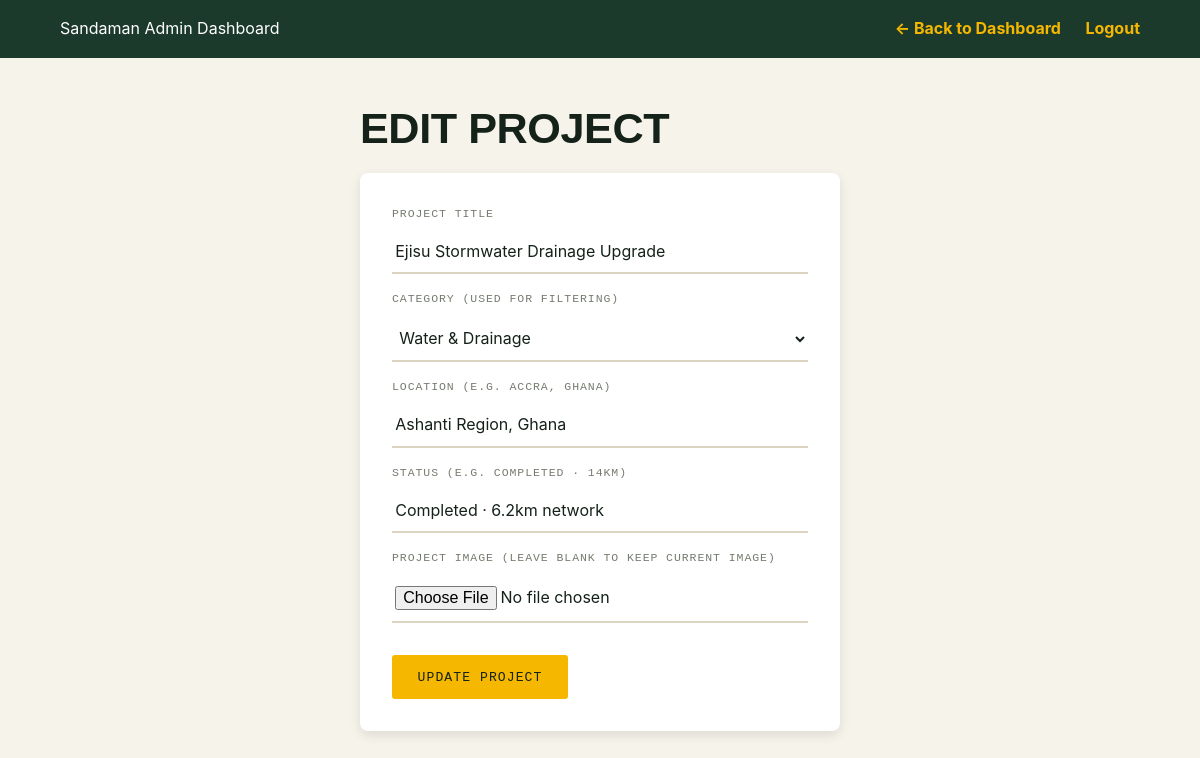
Screenshot of /admin/project_edit.php?id=3 (signed in) with the database file from the repository.
### tables this page shows
CREATE TABLE IF NOT EXISTS projects (
    id INT AUTO_INCREMENT PRIMARY KEY,
    category VARCHAR(50) NOT NULL,
    location VARCHAR(255),
    title VARCHAR(255) NOT NULL,
    status VARCHAR(100),
    image_url VARCHAR(255),
    created_at TIMESTAMP DEFAULT CURRENT_TIMESTAMP
);

### admin/project_edit.php (the view, shortened to what this page needs)
<?php
require_once '../db/db.php';
$id = (int)$_GET['id'];
$stmt = $pdo->prepare('SELECT * FROM projects WHERE id = ?');
$stmt->execute([$id]);
$project = $stmt->fetch();
?>
<!DOCTYPE html>
<html lang="en">
<head>
    <link rel="stylesheet" href="../css/base.css">
    <link rel="stylesheet" href="../css/layout.css">
    <link rel="stylesheet" href="../css/components.css">
</head>
<body>
    <header class="admin-header">
        <div class="container">
            <div>Sandaman Admin Dashboard</div>
            <div>
                <a href="index.php" style="margin-right:20px;">&larr; Back to Dashboard</a>
                <a href="logout.php">Logout</a>
            </div>
        </div>
    </header>
    <main class="container dashboard-section">
        <h2>Edit Project</h2>
        <div class="form-card">
            <form method="POST" action="" enctype="multipart/form-data">
                <div class="field">
                    <label for="title">Project Title</label>
                    <input type="text" id="title" name="title" value="<?= htmlspecialchars($project['title']) ?>" required>
                </div>
                <div class="field">
                    <label for="category">Category (used for filtering)</label>
                    <select id="category" name="category" required>
                        <option value="water" <?= $project['category'] === 'water' ? 'selected' : '' ?>>Water & Drainage</option>
                    </select>
                </div>
                <div class="field">
                    <label for="location">Location (e.g. Accra, Ghana)</label>
                    <input type="text" id="location" name="location" value="<?= htmlspecialchars($project['location']) ?>">
                </div>
                <div class="field">
                    <label for="status">Status (e.g. Completed · 14km)</label>
                    <input type="text" id="status" name="status" value="<?= htmlspecialchars($project['status']) ?>">
                </div>
                <div class="field">
                    <label for="image">Project Image (Leave blank to keep current image)</label>
                    <input type="file" id="image" name="image" accept="image/*">
                </div>
                <button type="submit" class="btn btn-primary" style="margin-top: 1rem;">Update Project</button>
            </form>
        </div>
    </main>
</body>
</html>

### css/base.css (style rules this page uses)
:root { --ink: #142219; --forest: #1B3A2B; --forest-2: #2F5B41; --forest-3: #3E7554; --yellow: #F5B700; --yellow-deep:#C98F00; --paper: #F6F3EA; --paper-2: #EFEADA; --steel: #767C6F; --steel-light:#AEB3A3; --line: #DBD5C2; --line-dark: rgba(246,243,234,0.14); --white: #FFFFFF; --f-display: 'Archivo Expanded', 'Arial Narrow', sans-serif; --f-body: 'Inter', -apple-system, BlinkMacSystemFont, sans-serif; --f-mono: 'IBM Plex Mono', 'SFMono-Regular', monospace; --gutter: clamp(20px, 5vw, 64px); --radius: 3px; --ease: cubic-bezier(.22,.61,.36,1); }
*,*::before,*::after { box-sizing:border-box; }
html { scroll-behavior:smooth; }
body { margin:0; background:var(--paper); color:var(--ink); font-family:var(--f-body); font-size:16px; line-height:1.6; -webkit-font-smoothing:antialiased; overflow-x:hidden; }
a { color:inherit; text-decoration:none; }
button { font-family:inherit; cursor:pointer; }
input,textarea,select { font-family:inherit; font-size:1rem; }
h1,h2,h3,h4 { font-family:var(--f-display); font-weight:700; line-height:1.05; letter-spacing:-0.01em; margin:0 0 .5em; text-transform:uppercase; }
h2 { font-size:clamp(1.9rem, 3.6vw, 3rem); }
.container { max-width:1280px; margin:0 auto; padding:0 var(--gutter); }
.btn { display:inline-flex; align-items:center; gap:.6em; padding:.95em 1.8em; font-family:var(--f-mono); font-size:.82rem; font-weight:500; letter-spacing:.08em; text-transform:uppercase; border:2px solid transparent; border-radius:var(--radius); transition:background .25s var(--ease), color .25s var(--ease), border-color .25s var(--ease), transform .2s var(--ease); white-space:nowrap; }
.btn-primary { background:var(--yellow); color:var(--ink); }

### css/components.css (style rules this page uses)
.field label { display:block; font-family:var(--f-mono); font-size:.72rem; letter-spacing:.08em; text-transform:uppercase; color:var(--steel); margin-bottom:.6em; }
.field input, .field select, .field textarea { width:100%; border:none; border-bottom:2px solid var(--line); background:transparent; padding:.7em .2em; color:var(--ink); transition:border-color .25s var(--ease); }

### admin/project_edit.php (style rules this page uses)
.admin-header { background: #1B3A2B; color: #fff; padding: 1rem 0; }
.admin-header .container { display: flex; justify-content: space-between; align-items: center; flex-wrap: wrap; gap: 1rem; }
.admin-header a { color: #F5B700; text-decoration: none; font-weight: bold; }
.dashboard-section { padding: 3rem var(--gutter); max-width: 600px; }
.form-card { background: #fff; padding: 2rem; border-radius: 8px; box-shadow: 0 4px 12px rgba(0,0,0,0.1); }
.form-card .field { margin-bottom: 1rem; }

### rows the page displays
projects: title "Ejisu Stormwater Drainage Upgrade", category "Water & Drainage", location "Ashanti Region, Ghana", status "Completed · 6.2km network"
